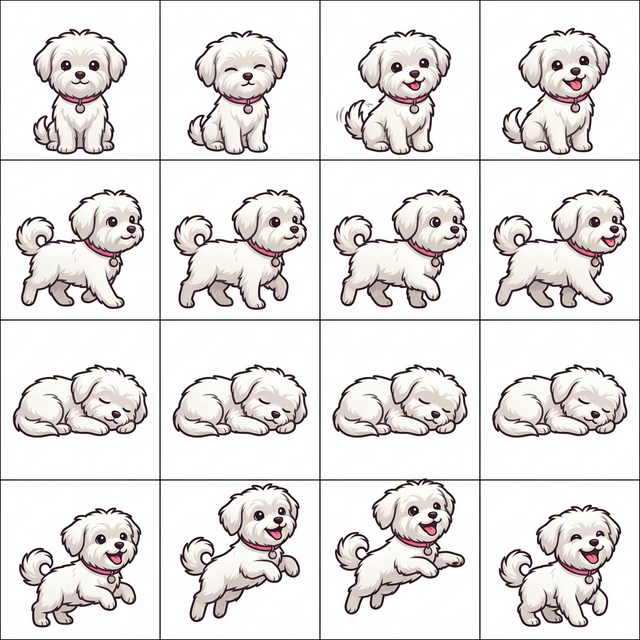
#> input picture assets/dog_sheet.png, 640 x 640 px, found by its file name
$ python perfect_assets.py
#> lines starting #> are read from the running program, lines starting #| are printed output that depends on the picture
from PIL import Image, ImageDraw, ImageChops
import os

def process_image_perfectly(image_path, is_spritesheet=False, rows=4, cols=4, hide_label_percent=0.15):
#> called with is_spritesheet = True, rows = 4, cols = 4, hide_label_percent = 0.15
    if not os.path.exists(image_path): return

    img = Image.open(image_path).convert("RGBA")

    # 1. 배경 완벽 제거 (순백색 근처를 투명으로)
    # 이미지의 외곽에서부터 투명화 처리
    def make_transparent(target_img):
        data = target_img.getdata()
        new_data = []
        for item in data:
            # 흰색(240 이상)을 투명하게
            if item[0] > 235 and item[1] > 235 and item[2] > 235:
                new_data.append((255, 255, 255, 0))
            else:
                new_data.append(item)
        target_img.putdata(new_data)
        return target_img

    if not is_spritesheet:
        img = make_transparent(img)
        img.save(image_path)
    else:
        # 스프라이트 시트인 경우 슬라이싱하면서 개별 처리
        w, h = img.size
#> w = 640; h = 640
        tile_w = w // cols
#> tile_w = 160
        tile_h = h // rows
#> tile_h = 160
        output_dir = os.path.join(os.path.dirname(image_path), os.path.basename(image_path).replace(".png", "_frames"))
        os.makedirs(output_dir, exist_ok=True)

        directions = ["front", "back", "left", "right"]

        for r in range(rows):
            dir_name = directions[r] if r < len(directions) else f"row_{r}"
            for c in range(cols):
                # 텍스트 라벨(WALK FRONT 등) 피해서 크롭 (상단 15% 버림)
                left = c * tile_w
                top = int(r * tile_h + tile_h * hide_label_percent)
                right = (c + 1) * tile_w
                bottom = (r + 1) * tile_h

                tile = img.crop((left, top, right, bottom))

                # 투명화
                tile = make_transparent(tile)

                # 실제 이미지 내용만 있는 부분으로 한 번 더 타이트하게 크롭 (잘림 방지)
                # 바운딩 박스를 이용해서 캐릭터만 남김
                bbox = tile.getbbox()
                if bbox:
                    # 캐릭터가 잘리지 않도록 여백을 두고 저장하거나,
                    # 일관된 크기를 유지하기 위해 원본 타일 크기를 유지하면서 내용물만 정렬할 수도 있음
                    # 여기서는 일단 투명화된 타일을 그대로 저장
                    tile.save(os.path.join(output_dir, f"{dir_name}_{c}.png"))
#> this loop made 4 passes
#> dir_name on passes 2 to 4: 'back', 'left', 'right'
#> pass 1, in process_image_perfectly, `tile.save(os.path.join(output_dir, f"{dir_name}_{c}.png"))`:
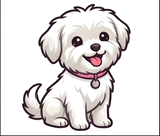
#> saved as front_3.png: PIL image 160x136 RGBA; mean R, G, B, A 227.4, 223.5, 223.4, 78.2; transparent parts drawn white
#> after the loop:
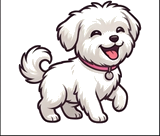
#> tile: PIL image 160x136 RGBA; mean R, G, B, A 224.5, 220.4, 220.5, 79.6; transparent parts drawn white

ASSETS = "/Users/son-yongseok/aidev/princess-dressup/assets"

# 강아지 이미지 처리 (스프라이트 시트가 아닌 단일 이미지인 경우도 고려)
process_image_perfectly(os.path.join(ASSETS, "dog_sheet.png"), is_spritesheet=True)
process_image_perfectly(os.path.join(ASSETS, "player_sheet.png"), is_spritesheet=True, hide_label_percent=0.18)
#> call 2 of process_image_perfectly, with is_spritesheet = True, rows = 4, cols = 4, hide_label_percent = 0.18
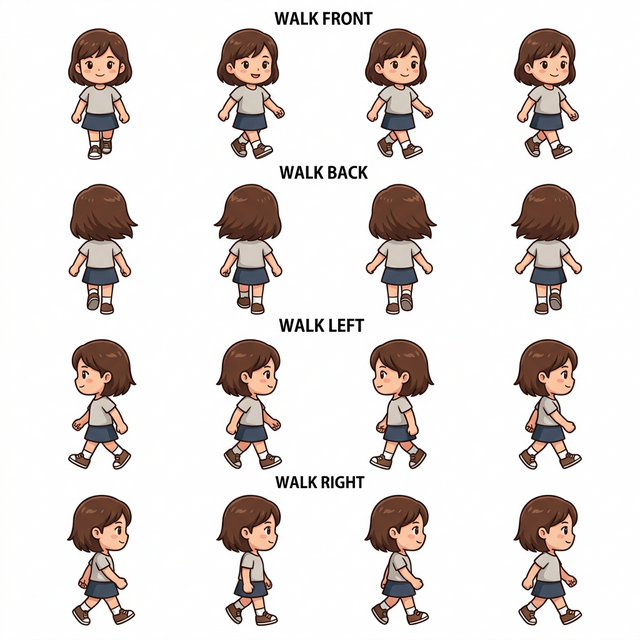
#> input picture assets/player_sheet.png, 640 x 640 px, found by its file name
#> the loop in process_image_perfectly (call 2), `for r in range(rows):` made 4 passes
#> pass 1, in process_image_perfectly (call 2), `tile.save(os.path.join(output_dir, f"{dir_name}_{c}.png"))`:
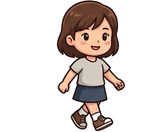
#> saved as front_1.png: PIL image 160x132 RGBA; mean R, G, B, A 223.4, 215.5, 212.1, 69.1; transparent parts drawn white
#> pass 1, in process_image_perfectly (call 2), `tile.save(os.path.join(output_dir, f"{dir_name}_{c}.png"))`:
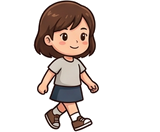
#> saved as front_3.png: PIL image 160x132 RGBA; mean R, G, B, A 223.6, 215.5, 212.1, 68.8; transparent parts drawn white
#> after the loop in process_image_perfectly (call 2), `for r in range(rows):`:
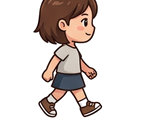
#> tile: PIL image 160x132 RGBA; mean R, G, B, A 226.7, 219.5, 216.6, 60.7; transparent parts drawn white

# 기존 개별 아이템들 다시 처리
items = ["character.png", "bunny.png", "chest.png", "pink_dress.png", "yellow_dress.png", "crown.png", "shoes.png", "wings.png"]
for item in items:
    process_image_perfectly(os.path.join(ASSETS, item))
#> call 3 of process_image_perfectly, with is_spritesheet = False, rows = 4, cols = 4, hide_label_percent = 0.15
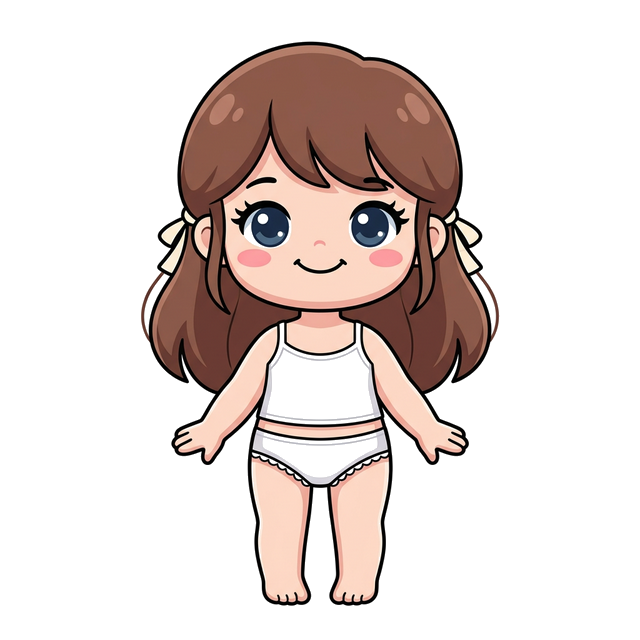
#> input picture assets/character.png, 640 x 640 px, found by its file name
#> in process_image_perfectly, img is the input picture: PIL image 640x640 RGBA; mean R, G, B, A 226.2, 215.6, 212.2, 74.7

print("All assets processed with perfect transparency and cropping.")
